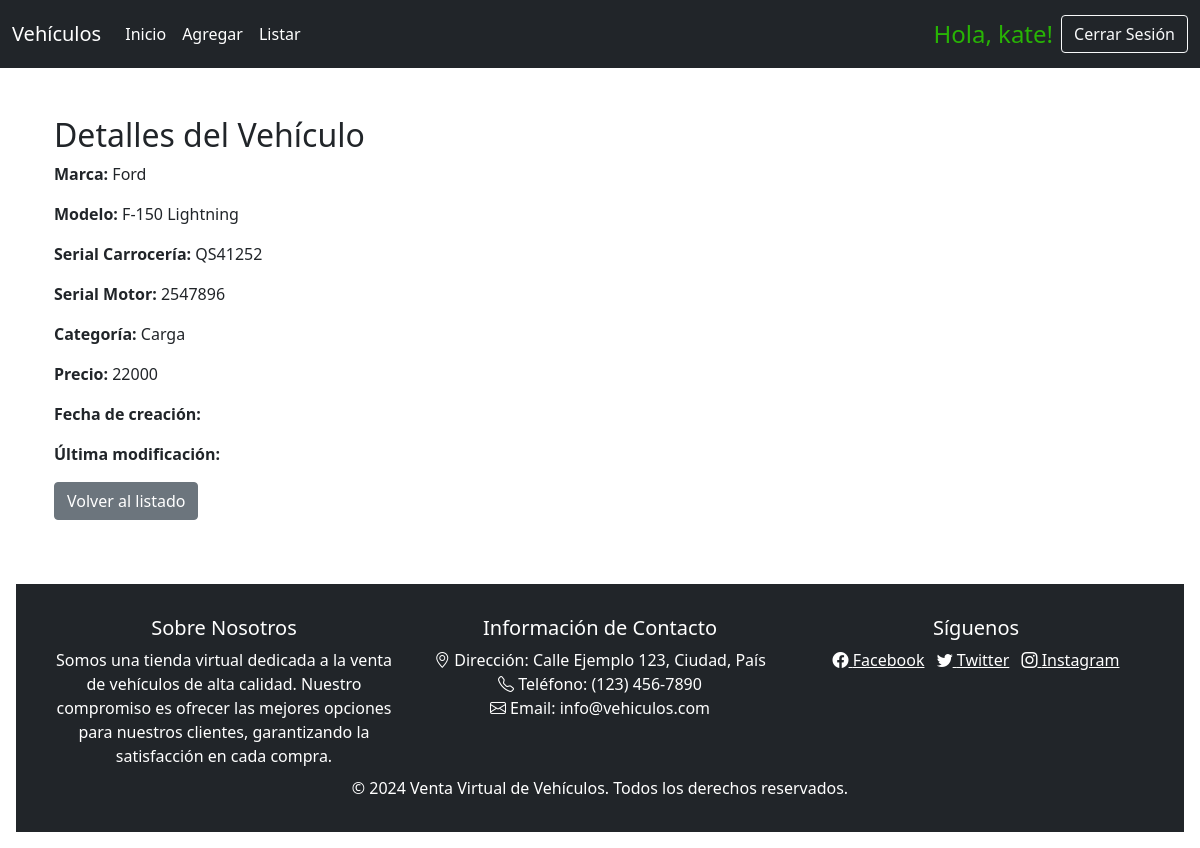
Screenshot of /vehiculo/12/ (signed in) with the database file from the repository.
### vehiculo/models.py (models this page shows, shortened)
class Vehiculo(models.Model):
    marca = models.ForeignKey(Marca, on_delete=models.CASCADE)
    modelo = models.CharField(max_length=100)
    serial_carroceria = models.CharField(max_length=50)
    serial_motor = models.CharField(max_length=50)
    categoria = models.CharField(max_length=20, choices=[
        ('Particular', 'Particular'),
        ('Transporte', 'Transporte'),
        ('Carga', 'Carga'),
    ])
    precio = models.IntegerField()
    fecha_de_creacion = models.DateTimeField(auto_now_add=True)
    fecha_de_modificacion = models.DateTimeField(auto_now=True)
    class Meta:
        permissions = [
            ("visualizar_catalogo", "Puede visualizar el catálogo de vehículos"),
        ]

class Marca(models.Model):
    nombre = models.CharField(max_length=100)
    def __str__(self):
        return self.nombre

### vehiculo/views.py (the view)
# urls.py: path('vehiculo/<int:pk>/', ver_vehiculo, name='ver_vehiculo'),
@login_required(login_url='login')
@permission_required('vehiculo.view_vehiculo', raise_exception=True)
def ver_vehiculo(request, pk):
    vehiculo = get_object_or_404(Vehiculo, pk=pk)
    return render(request, 'ver_vehiculo.html', {'vehiculo': vehiculo})

### vehiculo/templates/ver_vehiculo.html (shortened to what this page needs)
{% extends 'base.html' %}
{% block content %}
<div class="container mt-4">
    <h2>Detalles del Vehículo</h2>
    <p><strong>Marca:</strong> {{ vehiculo.marca }}</p>
    <p><strong>Modelo:</strong> {{ vehiculo.modelo }}</p>
    <p><strong>Serial Carrocería:</strong> {{ vehiculo.serial_carroceria }}</p>
    <p><strong>Serial Motor:</strong> {{ vehiculo.serial_motor }}</p>
    <p><strong>Categoría:</strong> {{ vehiculo.categoria }}</p>
    <p><strong>Precio:</strong> {{ vehiculo.precio }}</p>
    <p><strong>Fecha de creación:</strong> {{ vehiculo.fecha_creacion }}</p>
    <p><strong>Última modificación:</strong> {{ vehiculo.fecha_modificacion }}</p>
    <a href="{% url 'vehiculos_list' %}" class="btn btn-secondary">Volver al listado</a>
</div>
{% endblock %}

### vehiculo/templates/navbar.html (shortened to what this page needs)
<nav class="navbar navbar-expand-lg bg-dark text-white">
    <div class="container-fluid">
        <a id="navbarText" class="navbar-brand text-white" href="{% url 'index' %}">Vehículos</a>
        <div class="collapse navbar-collapse" id="navbarNav">
            <ul class="navbar-nav me-auto">
                <li class="nav-item">
                    <a class="nav-link active text-white" aria-current="page" href="{% url 'index' %}">Inicio</a>
                </li>
                <li class="nav-item">
                    <a class="nav-link text-white" href="{% url 'add_vehiculos' %}">Agregar</a>
                </li>
                <li class="nav-item">
                    <a class="nav-link text-white" href="{% url 'vehiculos_list' %}">Listar</a>
                </li>
            </ul>
            {% if user.is_authenticated %}
            <span class="navbar-text me-2" style="color: rgb(40, 180, 5); font-size: 24px;">Hola, {{ user.username }}!</span>
            <form action="{% url 'logout' %}" method="post" style="display: inline;">
                <button type="submit" class="btn btn-outline-light">Cerrar Sesión</button>
            </form>
            {% else %}
            <a class="btn btn-outline-light" href="{% url 'login' %}">Iniciar Sesión</a>
            <a class="btn btn-outline-light ms-2" href="{% url 'register' %}">Registrarse</a>
            {% endif %}
        </div>
    </div>
</nav>

### vehiculo/static/css/style.css (style rules this page uses)
html, body { height: 100%; margin: 0; }
body { display: flex; flex-direction: column; }

### rows the page displays
Vehiculo: marca "Ford", modelo "F-150 Lightning", serial_carroceria "QS41252", serial_motor "2547896", categoria "Carga", precio "22000"

### other values shown
{{ user.username }} "kate"
